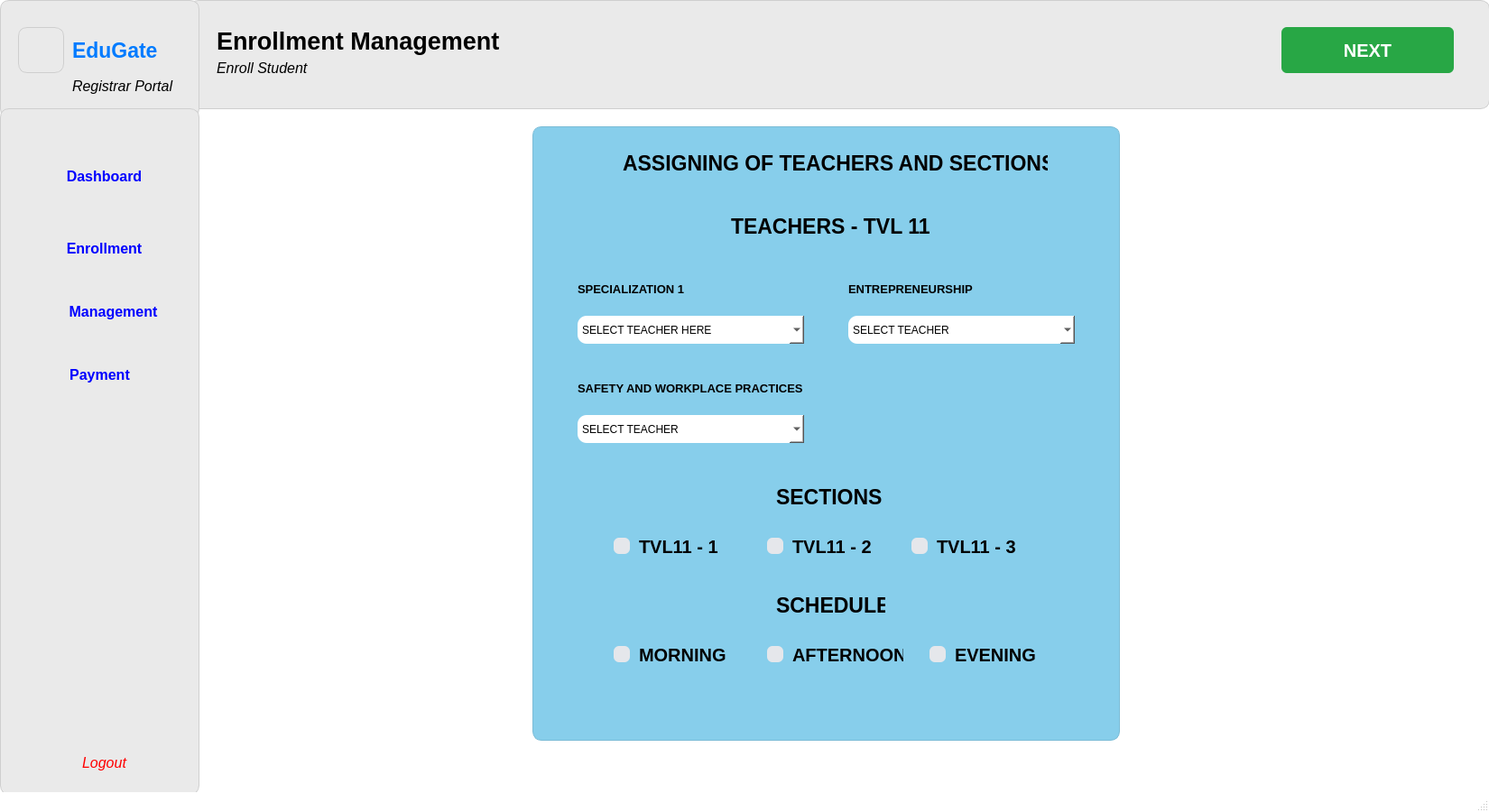
<?xml version="1.0" encoding="UTF-8"?>
<ui version="4.0">
 <class>MainWindow</class>
 <widget class="QMainWindow" name="MainWindow">
  <property name="geometry">
   <rect>
    <x>0</x>
    <y>0</y>
    <width>1650</width>
    <height>900</height>
   </rect>
  </property>
  <property name="sizePolicy">
   <sizepolicy hsizetype="Fixed" vsizetype="Fixed">
    <horstretch>0</horstretch>
    <verstretch>0</verstretch>
   </sizepolicy>
  </property>
  <property name="minimumSize">
   <size>
    <width>1650</width>
    <height>900</height>
   </size>
  </property>
  <property name="maximumSize">
   <size>
    <width>1650</width>
    <height>900</height>
   </size>
  </property>
  <property name="windowTitle">
   <string>MainWindow</string>
  </property>
  <property name="styleSheet">
   <string notr="true">QMainWindow {
    background-color: white;
}
</string>
  </property>
  <widget class="QWidget" name="centralwidget">
   <widget class="QWidget" name="widget" native="true">
    <property name="geometry">
     <rect>
      <x>210</x>
      <y>0</y>
      <width>1441</width>
      <height>121</height>
     </rect>
    </property>
    <property name="styleSheet">
     <string notr="true">QWidget {
    background-color: #eaeaea;  
    border: 1px solid #cfcfcf;
    border-radius: 10px;
}
</string>
    </property>
    <widget class="QLabel" name="label">
     <property name="geometry">
      <rect>
       <x>30</x>
       <y>20</y>
       <width>341</width>
       <height>51</height>
      </rect>
     </property>
     <property name="font">
      <font>
       <family>Segoe UI</family>
       <pointsize>20</pointsize>
       <weight>75</weight>
       <italic>false</italic>
       <bold>true</bold>
      </font>
     </property>
     <property name="styleSheet">
      <string notr="true">QLabel {
    background-color: #eaeaea;   /* match your widget color */
    border: none;                /* remove border */
    color: #000;                 /* text color (change if needed) */
}
</string>
     </property>
     <property name="text">
      <string>Enrollment Management</string>
     </property>
    </widget>
    <widget class="QLabel" name="label_2">
     <property name="geometry">
      <rect>
       <x>30</x>
       <y>60</y>
       <width>171</width>
       <height>31</height>
      </rect>
     </property>
     <property name="font">
      <font>
       <family>Segoe UI</family>
       <pointsize>12</pointsize>
       <weight>50</weight>
       <italic>true</italic>
       <bold>false</bold>
      </font>
     </property>
     <property name="styleSheet">
      <string notr="true">QLabel {
    background-color: #eaeaea;   /* match your widget color */
    border: none;                /* remove border */
    color: #000;                 /* text color (change if needed) */
}
</string>
     </property>
     <property name="text">
      <string>Enroll Student</string>
     </property>
    </widget>
    <widget class="QPushButton" name="pushButton_5">
     <property name="geometry">
      <rect>
       <x>1210</x>
       <y>30</y>
       <width>191</width>
       <height>51</height>
      </rect>
     </property>
     <property name="font">
      <font>
       <family>Segoe UI</family>
       <pointsize>15</pointsize>
       <weight>75</weight>
       <bold>true</bold>
      </font>
     </property>
     <property name="styleSheet">
      <string notr="true">QPushButton {
    background-color: #28a745;
    color: white;
    border: none;
    border-radius: 6px;
    padding: 5px 12px;
}
</string>
     </property>
     <property name="text">
      <string>NEXT</string>
     </property>
    </widget>
   </widget>
   <widget class="QWidget" name="widget_3" native="true">
    <property name="geometry">
     <rect>
      <x>0</x>
      <y>0</y>
      <width>221</width>
      <height>131</height>
     </rect>
    </property>
    <property name="styleSheet">
     <string notr="true">QWidget {
    background-color: #eaeaea;  
    border: 1px solid #cfcfcf;
    border-radius: 10px;
}
</string>
    </property>
    <widget class="QLabel" name="label_3">
     <property name="geometry">
      <rect>
       <x>20</x>
       <y>30</y>
       <width>51</width>
       <height>51</height>
      </rect>
     </property>
     <property name="text">
      <string/>
     </property>
     <property name="pixmap">
      <pixmap>../../../Downloads/ChatGPT Image Dec 10, 2025, 02_26_54 PM.png</pixmap>
     </property>
     <property name="scaledContents">
      <bool>true</bool>
     </property>
    </widget>
    <widget class="QLabel" name="label_4">
     <property name="geometry">
      <rect>
       <x>80</x>
       <y>30</y>
       <width>111</width>
       <height>51</height>
      </rect>
     </property>
     <property name="font">
      <font>
       <family>Segoe UI</family>
       <pointsize>17</pointsize>
       <weight>75</weight>
       <italic>false</italic>
       <bold>true</bold>
      </font>
     </property>
     <property name="styleSheet">
      <string notr="true">QLabel {
    color: #007BFF;    /* nice clean blue */
    background-color: transparent;   /* optional */
    border: none;                    /* optional */
}
</string>
     </property>
     <property name="text">
      <string>EduGate</string>
     </property>
    </widget>
    <widget class="QLabel" name="label_5">
     <property name="geometry">
      <rect>
       <x>80</x>
       <y>80</y>
       <width>121</width>
       <height>31</height>
      </rect>
     </property>
     <property name="font">
      <font>
       <family>Segoe UI</family>
       <pointsize>12</pointsize>
       <weight>50</weight>
       <italic>true</italic>
       <bold>false</bold>
      </font>
     </property>
     <property name="styleSheet">
      <string notr="true">QLabel {
    background-color: #eaeaea;   /* match your widget color */
    border: none;                /* remove border */
    color: #000;                 /* text color (change if needed) */
}
</string>
     </property>
     <property name="text">
      <string>Registrar Portal</string>
     </property>
    </widget>
   </widget>
   <widget class="QWidget" name="widget_2" native="true">
    <property name="geometry">
     <rect>
      <x>0</x>
      <y>120</y>
      <width>221</width>
      <height>761</height>
     </rect>
    </property>
    <property name="styleSheet">
     <string notr="true">QWidget {
    background-color: #eaeaea;  
    border: 1px solid #cfcfcf;
    border-radius: 10px;
}
</string>
    </property>
    <widget class="QLabel" name="label_6">
     <property name="geometry">
      <rect>
       <x>20</x>
       <y>60</y>
       <width>41</width>
       <height>31</height>
      </rect>
     </property>
     <property name="font">
      <font>
       <family>Segoe UI</family>
       <pointsize>8</pointsize>
       <weight>50</weight>
       <italic>true</italic>
       <bold>false</bold>
      </font>
     </property>
     <property name="styleSheet">
      <string notr="true">QLabel {
    background-color: #eaeaea;   /* match your widget color */
    border: none;                /* remove border */
    color: #000;                 /* text color (change if needed) */
}
</string>
     </property>
     <property name="text">
      <string/>
     </property>
     <property name="pixmap">
      <pixmap>../../../Downloads/dashboard-monitor.png</pixmap>
     </property>
     <property name="scaledContents">
      <bool>true</bool>
     </property>
    </widget>
    <widget class="QPushButton" name="pushButton">
     <property name="geometry">
      <rect>
       <x>20</x>
       <y>50</y>
       <width>191</width>
       <height>51</height>
      </rect>
     </property>
     <property name="font">
      <font>
       <family>Segoe UI</family>
       <pointsize>12</pointsize>
       <weight>75</weight>
       <bold>true</bold>
      </font>
     </property>
     <property name="styleSheet">
      <string notr="true">QPushButton {
    border: none;
    outline: none;
    color: blue;
}
QPushButton:hover {
    color: #1565c0;
}

QPushButton:pressed {
    color: #0d47a1;
}
</string>
     </property>
     <property name="text">
      <string>Dashboard</string>
     </property>
    </widget>
    <widget class="QLabel" name="label_7">
     <property name="geometry">
      <rect>
       <x>30</x>
       <y>140</y>
       <width>31</width>
       <height>31</height>
      </rect>
     </property>
     <property name="font">
      <font>
       <family>Segoe UI</family>
       <pointsize>8</pointsize>
       <weight>50</weight>
       <italic>true</italic>
       <bold>false</bold>
      </font>
     </property>
     <property name="styleSheet">
      <string notr="true">QLabel {
    background-color: #eaeaea;   /* match your widget color */
    border: none;                /* remove border */
    color: #000;                 /* text color (change if needed) */
}
</string>
     </property>
     <property name="text">
      <string/>
     </property>
     <property name="pixmap">
      <pixmap>../../../Downloads/user-add.png</pixmap>
     </property>
     <property name="scaledContents">
      <bool>true</bool>
     </property>
    </widget>
    <widget class="QPushButton" name="pushButton_2">
     <property name="geometry">
      <rect>
       <x>20</x>
       <y>130</y>
       <width>191</width>
       <height>51</height>
      </rect>
     </property>
     <property name="font">
      <font>
       <family>Segoe UI</family>
       <pointsize>12</pointsize>
       <weight>75</weight>
       <bold>true</bold>
      </font>
     </property>
     <property name="toolTip">
      <string>&lt;html&gt;&lt;head/&gt;&lt;body&gt;&lt;p&gt;Enrollment&lt;br/&gt;Management&lt;/p&gt;&lt;/body&gt;&lt;/html&gt;</string>
     </property>
     <property name="styleSheet">
      <string notr="true">QPushButton {
    border: none;
    outline: none;
    color: blue;
}
QPushButton:hover {
    color: #1565c0;
}

QPushButton:pressed {
    color: #0d47a1;
}
</string>
     </property>
     <property name="text">
      <string>Enrollment</string>
     </property>
    </widget>
    <widget class="QLabel" name="label_8">
     <property name="geometry">
      <rect>
       <x>20</x>
       <y>210</y>
       <width>41</width>
       <height>31</height>
      </rect>
     </property>
     <property name="font">
      <font>
       <family>Segoe UI</family>
       <pointsize>8</pointsize>
       <weight>50</weight>
       <italic>true</italic>
       <bold>false</bold>
      </font>
     </property>
     <property name="styleSheet">
      <string notr="true">QLabel {
    background-color: #eaeaea;   /* match your widget color */
    border: none;                /* remove border */
    color: #000;                 /* text color (change if needed) */
}
</string>
     </property>
     <property name="text">
      <string/>
     </property>
     <property name="pixmap">
      <pixmap>../../../Downloads/people-group.png</pixmap>
     </property>
     <property name="scaledContents">
      <bool>true</bool>
     </property>
    </widget>
    <widget class="QPushButton" name="pushButton_3">
     <property name="geometry">
      <rect>
       <x>40</x>
       <y>200</y>
       <width>171</width>
       <height>51</height>
      </rect>
     </property>
     <property name="font">
      <font>
       <family>Segoe UI</family>
       <pointsize>12</pointsize>
       <weight>75</weight>
       <bold>true</bold>
      </font>
     </property>
     <property name="toolTip">
      <string>&lt;html&gt;&lt;head/&gt;&lt;body&gt;&lt;p&gt;Enrollment&lt;br/&gt;Management&lt;/p&gt;&lt;/body&gt;&lt;/html&gt;</string>
     </property>
     <property name="styleSheet">
      <string notr="true">QPushButton {
    border: none;
    outline: none;
    color: blue;
}
QPushButton:hover {
    color: #1565c0;
}

QPushButton:pressed {
    color: #0d47a1;
}
</string>
     </property>
     <property name="text">
      <string>Management</string>
     </property>
    </widget>
    <widget class="QPushButton" name="pushButton_4">
     <property name="geometry">
      <rect>
       <x>20</x>
       <y>700</y>
       <width>191</width>
       <height>51</height>
      </rect>
     </property>
     <property name="font">
      <font>
       <family>Segoe UI</family>
       <pointsize>12</pointsize>
       <italic>true</italic>
      </font>
     </property>
     <property name="toolTip">
      <string>&lt;html&gt;&lt;head/&gt;&lt;body&gt;&lt;p&gt;Enrollment&lt;br/&gt;Management&lt;/p&gt;&lt;/body&gt;&lt;/html&gt;</string>
     </property>
     <property name="styleSheet">
      <string notr="true">QPushButton {
    border: none;
    outline: none;
}

QPushButton {
    color: red;
}

</string>
     </property>
     <property name="text">
      <string>Logout</string>
     </property>
    </widget>
    <widget class="QLabel" name="label_9">
     <property name="geometry">
      <rect>
       <x>30</x>
       <y>710</y>
       <width>41</width>
       <height>31</height>
      </rect>
     </property>
     <property name="font">
      <font>
       <family>Segoe UI</family>
       <pointsize>8</pointsize>
       <weight>50</weight>
       <italic>true</italic>
       <bold>false</bold>
      </font>
     </property>
     <property name="styleSheet">
      <string notr="true">QLabel {
    background-color: #eaeaea;   /* match your widget color */
    border: none;                /* remove border */
    color: #000;                 /* text color (change if needed) */
}
</string>
     </property>
     <property name="text">
      <string/>
     </property>
     <property name="pixmap">
      <pixmap>../../../Downloads/sign-out-alt.png</pixmap>
     </property>
     <property name="scaledContents">
      <bool>true</bool>
     </property>
    </widget>
    <widget class="QPushButton" name="pushButton_6">
     <property name="geometry">
      <rect>
       <x>20</x>
       <y>270</y>
       <width>181</width>
       <height>51</height>
      </rect>
     </property>
     <property name="font">
      <font>
       <family>Segoe UI</family>
       <pointsize>12</pointsize>
       <weight>75</weight>
       <bold>true</bold>
      </font>
     </property>
     <property name="toolTip">
      <string>&lt;html&gt;&lt;head/&gt;&lt;body&gt;&lt;p&gt;Enrollment&lt;br/&gt;Management&lt;/p&gt;&lt;/body&gt;&lt;/html&gt;</string>
     </property>
     <property name="styleSheet">
      <string notr="true">QPushButton {
    border: none;
    outline: none;
    color: blue;
}
QPushButton:hover {
    color: #1565c0;
}

QPushButton:pressed {
    color: #0d47a1;
}
</string>
     </property>
     <property name="text">
      <string>Payment</string>
     </property>
    </widget>
    <widget class="QLabel" name="label_11">
     <property name="geometry">
      <rect>
       <x>20</x>
       <y>280</y>
       <width>41</width>
       <height>31</height>
      </rect>
     </property>
     <property name="font">
      <font>
       <family>Segoe UI</family>
       <pointsize>8</pointsize>
       <weight>50</weight>
       <italic>true</italic>
       <bold>false</bold>
      </font>
     </property>
     <property name="styleSheet">
      <string notr="true">QLabel {
    background-color: #eaeaea;   /* match your widget color */
    border: none;                /* remove border */
    color: #000;                 /* text color (change if needed) */
}
</string>
     </property>
     <property name="text">
      <string/>
     </property>
     <property name="pixmap">
      <pixmap>../../../Downloads/credit-card.png</pixmap>
     </property>
     <property name="scaledContents">
      <bool>true</bool>
     </property>
    </widget>
    <zorder>pushButton</zorder>
    <zorder>label_6</zorder>
    <zorder>pushButton_2</zorder>
    <zorder>label_7</zorder>
    <zorder>pushButton_3</zorder>
    <zorder>label_8</zorder>
    <zorder>pushButton_4</zorder>
    <zorder>label_9</zorder>
    <zorder>pushButton_6</zorder>
    <zorder>label_11</zorder>
   </widget>
   <widget class="QWidget" name="widget_7" native="true">
    <property name="geometry">
     <rect>
      <x>590</x>
      <y>140</y>
      <width>651</width>
      <height>681</height>
     </rect>
    </property>
    <property name="styleSheet">
     <string notr="true">QWidget {
    background-color: #87ceeb;
    border: 1px solid #7bbcd6;
    border-radius: 10px;
}
</string>
    </property>
    <widget class="QLabel" name="label_20">
     <property name="geometry">
      <rect>
       <x>100</x>
       <y>30</y>
       <width>471</width>
       <height>21</height>
      </rect>
     </property>
     <property name="font">
      <font>
       <family>Segoe UI</family>
       <pointsize>17</pointsize>
       <weight>75</weight>
       <bold>true</bold>
      </font>
     </property>
     <property name="styleSheet">
      <string notr="true">QLabel {
    border: none;
}
</string>
     </property>
     <property name="text">
      <string>ASSIGNING OF TEACHERS AND SECTIONS</string>
     </property>
    </widget>
    <widget class="QLabel" name="label_22">
     <property name="geometry">
      <rect>
       <x>50</x>
       <y>170</y>
       <width>161</width>
       <height>21</height>
      </rect>
     </property>
     <property name="font">
      <font>
       <family>Segoe UI</family>
       <pointsize>10</pointsize>
       <weight>75</weight>
       <bold>true</bold>
      </font>
     </property>
     <property name="styleSheet">
      <string notr="true">QLabel {
    border: none;
}
</string>
     </property>
     <property name="text">
      <string>SPECIALIZATION 1</string>
     </property>
    </widget>
    <widget class="QComboBox" name="comboBox_3">
     <property name="geometry">
      <rect>
       <x>50</x>
       <y>210</y>
       <width>251</width>
       <height>31</height>
      </rect>
     </property>
     <property name="styleSheet">
      <string notr="true">QComboBox {
    background-color: white;
    color: black;
    border: none;
}

QComboBox QAbstractItemView {
    background-color: white;
    color: black;
}
</string>
     </property>
     <property name="inputMethodHints">
      <set>Qt::ImhNone</set>
     </property>
     <property name="editable">
      <bool>false</bool>
     </property>
     <property name="currentText">
      <string>SELECT TEACHER HERE</string>
     </property>
     <item>
      <property name="text">
       <string>SELECT TEACHER HERE</string>
      </property>
     </item>
     <item>
      <property name="text">
       <string>Brian T. Villamor</string>
      </property>
     </item>
     <item>
      <property name="text">
       <string>Rhea S. Padilla</string>
      </property>
     </item>
     <item>
      <property name="text">
       <string>Alvin J. Cruz</string>
      </property>
     </item>
    </widget>
    <widget class="QLabel" name="label_23">
     <property name="geometry">
      <rect>
       <x>350</x>
       <y>170</y>
       <width>191</width>
       <height>21</height>
      </rect>
     </property>
     <property name="font">
      <font>
       <family>Segoe UI</family>
       <pointsize>10</pointsize>
       <weight>75</weight>
       <bold>true</bold>
      </font>
     </property>
     <property name="styleSheet">
      <string notr="true">QLabel {
    border: none;
}
</string>
     </property>
     <property name="text">
      <string>ENTREPRENEURSHIP</string>
     </property>
    </widget>
    <widget class="QComboBox" name="comboBox_4">
     <property name="geometry">
      <rect>
       <x>350</x>
       <y>210</y>
       <width>251</width>
       <height>31</height>
      </rect>
     </property>
     <property name="styleSheet">
      <string notr="true">QComboBox {
    background-color: white;
    color: black;
    border: none;
}

QComboBox QAbstractItemView {
    background-color: white;
    color: black;
}
</string>
     </property>
     <property name="inputMethodHints">
      <set>Qt::ImhNone</set>
     </property>
     <property name="editable">
      <bool>false</bool>
     </property>
     <property name="currentText">
      <string>SELECT TEACHER</string>
     </property>
     <item>
      <property name="text">
       <string>SELECT TEACHER</string>
      </property>
     </item>
     <item>
      <property name="text">
       <string>Lorna M. Santiago</string>
      </property>
     </item>
     <item>
      <property name="text">
       <string>Dennis A. Morales</string>
      </property>
     </item>
     <item>
      <property name="text">
       <string>Sheila R. Navarro</string>
      </property>
     </item>
    </widget>
    <widget class="QComboBox" name="comboBox_5">
     <property name="geometry">
      <rect>
       <x>50</x>
       <y>320</y>
       <width>251</width>
       <height>31</height>
      </rect>
     </property>
     <property name="styleSheet">
      <string notr="true">QComboBox {
    background-color: white;
    color: black;
    border: none;
}

QComboBox QAbstractItemView {
    background-color: white;
    color: black;
}
</string>
     </property>
     <property name="inputMethodHints">
      <set>Qt::ImhNone</set>
     </property>
     <property name="editable">
      <bool>false</bool>
     </property>
     <property name="currentText">
      <string>SELECT TEACHER</string>
     </property>
     <item>
      <property name="text">
       <string>SELECT TEACHER</string>
      </property>
     </item>
     <item>
      <property name="text">
       <string>Dennis A. Morales</string>
      </property>
     </item>
     <item>
      <property name="text">
       <string>Brian T. Villamor</string>
      </property>
     </item>
     <item>
      <property name="text">
       <string>Rhea S. Padilla</string>
      </property>
     </item>
    </widget>
    <widget class="QLabel" name="label_25">
     <property name="geometry">
      <rect>
       <x>50</x>
       <y>280</y>
       <width>261</width>
       <height>21</height>
      </rect>
     </property>
     <property name="font">
      <font>
       <family>Segoe UI</family>
       <pointsize>10</pointsize>
       <weight>75</weight>
       <bold>true</bold>
      </font>
     </property>
     <property name="styleSheet">
      <string notr="true">QLabel {
    border: none;
}
</string>
     </property>
     <property name="text">
      <string>SAFETY AND WORKPLACE PRACTICES</string>
     </property>
    </widget>
    <widget class="QCheckBox" name="checkBox">
     <property name="geometry">
      <rect>
       <x>90</x>
       <y>440</y>
       <width>141</width>
       <height>51</height>
      </rect>
     </property>
     <property name="font">
      <font>
       <family>Segoe UI</family>
       <pointsize>-1</pointsize>
       <weight>75</weight>
       <bold>true</bold>
      </font>
     </property>
     <property name="styleSheet">
      <string notr="true">QCheckBox {
    background: transparent;
    border: none;
    padding: 0px;
    margin: 0px;

    spacing: 10px;
    color: #000000;          /* BLACK text */
    font-family: &quot;Segoe UI&quot;;
    font-size: 20px;
    font-weight: bold;
}

QCheckBox::indicator {
    width: 18px;
    height: 18px;
    border: none;            /* no border */
    background-color: #e5e7eb;
    border-radius: 6px;
}

QCheckBox::indicator:checked {
    background-color: #22c55e;   /* green */
}
</string>
     </property>
     <property name="text">
      <string>TVL11 - 1</string>
     </property>
    </widget>
    <widget class="QCheckBox" name="checkBox_3">
     <property name="geometry">
      <rect>
       <x>420</x>
       <y>440</y>
       <width>141</width>
       <height>51</height>
      </rect>
     </property>
     <property name="font">
      <font>
       <family>Segoe UI</family>
       <pointsize>-1</pointsize>
       <weight>75</weight>
       <bold>true</bold>
      </font>
     </property>
     <property name="styleSheet">
      <string notr="true">QCheckBox {
    background: transparent;
    border: none;
    padding: 0px;
    margin: 0px;

    spacing: 10px;
    color: #000000;          /* BLACK text */
    font-family: &quot;Segoe UI&quot;;
    font-size: 20px;
    font-weight: bold;
}

QCheckBox::indicator {
    width: 18px;
    height: 18px;
    border: none;            /* no border */
    background-color: #e5e7eb;
    border-radius: 6px;
}

QCheckBox::indicator:checked {
    background-color: #22c55e;   /* green */
}
</string>
     </property>
     <property name="text">
      <string>TVL11 - 3</string>
     </property>
    </widget>
    <widget class="QCheckBox" name="checkBox_4">
     <property name="geometry">
      <rect>
       <x>260</x>
       <y>440</y>
       <width>141</width>
       <height>51</height>
      </rect>
     </property>
     <property name="font">
      <font>
       <family>Segoe UI</family>
       <pointsize>-1</pointsize>
       <weight>75</weight>
       <bold>true</bold>
      </font>
     </property>
     <property name="styleSheet">
      <string notr="true">QCheckBox {
    background: transparent;
    border: none;
    padding: 0px;
    margin: 0px;

    spacing: 10px;
    color: #000000;          /* BLACK text */
    font-family: &quot;Segoe UI&quot;;
    font-size: 20px;
    font-weight: bold;
}

QCheckBox::indicator {
    width: 18px;
    height: 18px;
    border: none;            /* no border */
    background-color: #e5e7eb;
    border-radius: 6px;
}

QCheckBox::indicator:checked {
    background-color: #22c55e;   /* green */
}
</string>
     </property>
     <property name="text">
      <string>TVL11 - 2</string>
     </property>
    </widget>
    <widget class="QLabel" name="label_34">
     <property name="geometry">
      <rect>
       <x>270</x>
       <y>400</y>
       <width>121</width>
       <height>21</height>
      </rect>
     </property>
     <property name="font">
      <font>
       <family>Segoe UI</family>
       <pointsize>17</pointsize>
       <weight>75</weight>
       <bold>true</bold>
      </font>
     </property>
     <property name="styleSheet">
      <string notr="true">QLabel {
    border: none;
}
</string>
     </property>
     <property name="text">
      <string>SECTIONS</string>
     </property>
    </widget>
    <widget class="QLabel" name="label_28">
     <property name="geometry">
      <rect>
       <x>220</x>
       <y>100</y>
       <width>221</width>
       <height>21</height>
      </rect>
     </property>
     <property name="font">
      <font>
       <family>Segoe UI</family>
       <pointsize>17</pointsize>
       <weight>75</weight>
       <bold>true</bold>
      </font>
     </property>
     <property name="styleSheet">
      <string notr="true">QLabel {
    border: none;
}
</string>
     </property>
     <property name="text">
      <string>TEACHERS - TVL 11</string>
     </property>
    </widget>
    <widget class="QLabel" name="label_35">
     <property name="geometry">
      <rect>
       <x>270</x>
       <y>520</y>
       <width>121</width>
       <height>21</height>
      </rect>
     </property>
     <property name="font">
      <font>
       <family>Segoe UI</family>
       <pointsize>17</pointsize>
       <weight>75</weight>
       <bold>true</bold>
      </font>
     </property>
     <property name="styleSheet">
      <string notr="true">QLabel {
    border: none;
}
</string>
     </property>
     <property name="text">
      <string>SCHEDULE</string>
     </property>
    </widget>
    <widget class="QCheckBox" name="checkBox_5">
     <property name="geometry">
      <rect>
       <x>90</x>
       <y>560</y>
       <width>141</width>
       <height>51</height>
      </rect>
     </property>
     <property name="font">
      <font>
       <family>Segoe UI</family>
       <pointsize>-1</pointsize>
       <weight>75</weight>
       <bold>true</bold>
      </font>
     </property>
     <property name="styleSheet">
      <string notr="true">QCheckBox {
    background: transparent;
    border: none;
    padding: 0px;
    margin: 0px;

    spacing: 10px;
    color: #000000;          /* BLACK text */
    font-family: &quot;Segoe UI&quot;;
    font-size: 20px;
    font-weight: bold;
}

QCheckBox::indicator {
    width: 18px;
    height: 18px;
    border: none;            /* no border */
    background-color: #e5e7eb;
    border-radius: 6px;
}

QCheckBox::indicator:checked {
    background-color: #22c55e;   /* green */
}
</string>
     </property>
     <property name="text">
      <string>MORNING</string>
     </property>
    </widget>
    <widget class="QCheckBox" name="checkBox_6">
     <property name="geometry">
      <rect>
       <x>260</x>
       <y>560</y>
       <width>151</width>
       <height>51</height>
      </rect>
     </property>
     <property name="font">
      <font>
       <family>Segoe UI</family>
       <pointsize>-1</pointsize>
       <weight>75</weight>
       <bold>true</bold>
      </font>
     </property>
     <property name="styleSheet">
      <string notr="true">QCheckBox {
    background: transparent;
    border: none;
    padding: 0px;
    margin: 0px;

    spacing: 10px;
    color: #000000;          /* BLACK text */
    font-family: &quot;Segoe UI&quot;;
    font-size: 20px;
    font-weight: bold;
}

QCheckBox::indicator {
    width: 18px;
    height: 18px;
    border: none;            /* no border */
    background-color: #e5e7eb;
    border-radius: 6px;
}

QCheckBox::indicator:checked {
    background-color: #22c55e;   /* green */
}
</string>
     </property>
     <property name="text">
      <string>AFTERNOON</string>
     </property>
    </widget>
    <widget class="QCheckBox" name="checkBox_7">
     <property name="geometry">
      <rect>
       <x>440</x>
       <y>560</y>
       <width>141</width>
       <height>51</height>
      </rect>
     </property>
     <property name="font">
      <font>
       <family>Segoe UI</family>
       <pointsize>-1</pointsize>
       <weight>75</weight>
       <bold>true</bold>
      </font>
     </property>
     <property name="styleSheet">
      <string notr="true">QCheckBox {
    background: transparent;
    border: none;
    padding: 0px;
    margin: 0px;

    spacing: 10px;
    color: #000000;          /* BLACK text */
    font-family: &quot;Segoe UI&quot;;
    font-size: 20px;
    font-weight: bold;
}

QCheckBox::indicator {
    width: 18px;
    height: 18px;
    border: none;            /* no border */
    background-color: #e5e7eb;
    border-radius: 6px;
}

QCheckBox::indicator:checked {
    background-color: #22c55e;   /* green */
}
</string>
     </property>
     <property name="text">
      <string>EVENING</string>
     </property>
    </widget>
   </widget>
  </widget>
  <widget class="QStatusBar" name="statusbar"/>
 </widget>
 <resources/>
 <connections/>
</ui>
